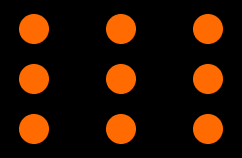
#> input picture ppppp.png, 242 x 158 px
$ jupyter execute --allow-errors 14_05_2024.ipynb
#> lines starting #> are read from the running program, lines starting #| are printed output that depends on the picture; after the words box and inside, x2 and y2 are one past the last pixel; in counts of white or black regions, pixels touching at a corner belong together
#> further down, imagen is the input picture: shape (158, 242, 3); mean B, G, R 0, 17.8, 42.4
[cell 1]
import cv2
import numpy as np
import matplotlib.pyplot as plt

def contar (img):
    img_gris = cv2.cvtColor(img, cv2.COLOR_BGR2GRAY)
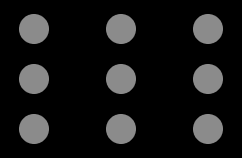
#> img_gris: shape (158, 242); min 0, max 139, mean 23.1

    _,binaria = cv2.threshold(img_gris, 127, 255, cv2.THRESH_BINARY)
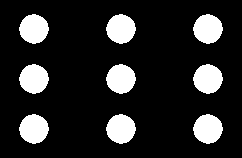
#> binaria: shape (158, 242); 15.8% white; 9 white regions
    borde,_ = cv2.findContours(binaria, cv2.RETR_EXTERNAL, cv2.CHAIN_APPROX_SIMPLE)
#> borde = 9 contours; largest, box (x1, y1, x2, y2) and area: (193, 114, 223, 144) 631, (106, 114, 136, 144) 631, (19, 114, 49, 144) 631, (193, 64, 223, 94) 631, (106, 64, 136, 94) 631
    cont = len(borde)
#> cont = 9
    return cont, binaria

imagen = cv2.imread('ppppp.png')

cont, img_bin = contar(imagen)
#> cont = 9

plt.figure(figsize=(20, 8))
plt.subplot(121)
plt.imshow(cv2.cvtColor(imagen, cv2.COLOR_BGR2RGB))
plt.title(f'Contados:{cont}')
plt.axis('off')

plt.subplot(122)
plt.imshow(cv2.cvtColor(img_bin, cv2.COLOR_BGR2RGB))
plt.title(f'Contados:{cont}')
plt.axis('off')
plt.show()
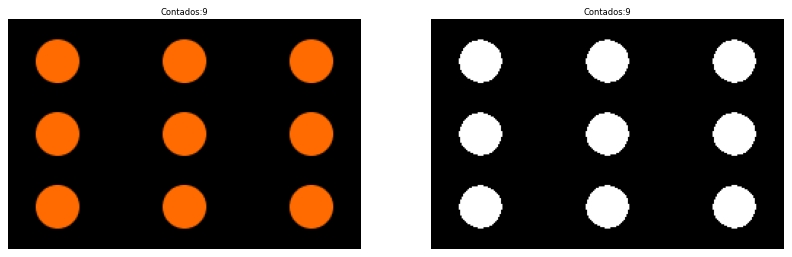
#> figure drawn by matplotlib, 2 panels

[cell 2]
import matplotlib.pyplot as plt
from skimage import io, color, filters, measure
import numpy as np

def contar(img):
    # Si la imagen tiene 4 canales (incluyendo alfa), convertirla a 3 canales (RGB)
    if img.shape[2] == 4:
        img = color.rgba2rgb(img)
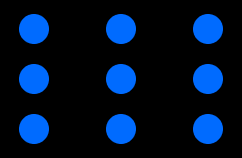
#> img: shape (158, 242, 3) float64; mean of channels 0, 1, 2 0.166, 0.0698, 0; drawn as B, G, R

    # Convertir la imagen a escala de grises
    img_gris = color.rgb2gray(img)

    # Aplicar umbralización binaria
    binaria = img_gris > filters.threshold_otsu(img_gris)
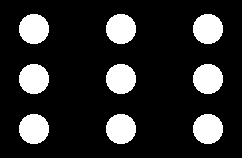
#> binaria: shape (158, 242) bool; 16.9% white; 9 white regions, largest, box (x1, y1, x2, y2) and area: (19, 14, 49, 44) 716, (106, 14, 136, 44) 716, (193, 14, 223, 44) 716

    # Encontrar contornos
    contornos = measure.label(binaria, connectivity=2)
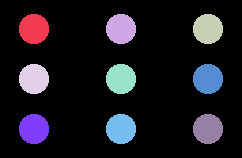
#> contornos: shape (158, 242) int32; 10 distinct labels, from 0 to 9; one colour per label, 0 black
    cont = contornos.max()
#> cont = 9

    return cont, binaria

# Leer la imagen
imagen = io.imread('ppppp.png')

# Contar los objetos y obtener la imagen binarizada
cont, img_bin = contar(imagen)

# Mostrar la imagen original y la imagen binarizada
plt.figure(figsize=(20, 8))
plt.subplot(121)
plt.imshow(imagen)
plt.title(f'Contados: {cont}')
plt.axis('off')

plt.subplot(122)
plt.imshow(img_bin, cmap='gray')
plt.title(f'Contados: {cont}')
plt.axis('off')
plt.show()

[cell 3]
import cv2
import numpy as np
import matplotlib.pyplot as plt
import skimage.measure as ms


def contar (img):
    img_gris = cv2.cvtColor(img, cv2.COLOR_BGR2GRAY)

    _,binaria = cv2.threshold(img_gris, 127, 255, cv2.THRESH_BINARY)
    etiquetar = ms.label(binaria, connectivity=2)
#> etiquetar: shape (158, 242) int64; 10 distinct labels, from 0 to 9
    cont=np.max(etiquetar)
#> cont = 9
    return cont, binaria, etiquetar

imagen = cv2.imread('ppppp.png')

cont, img_bin, etiquetado = contar(imagen)

plt.figure(figsize=(20, 8))
plt.subplot(131)
plt.imshow(cv2.cvtColor(imagen, cv2.COLOR_BGR2RGB))
plt.title(f'Contados:{cont}')
plt.axis('off')

plt.subplot(132)
plt.imshow(cv2.cvtColor(img_bin, cv2.COLOR_BGR2RGB))
plt.title(f'Contados:{cont}')
plt.axis('off')
plt.show()
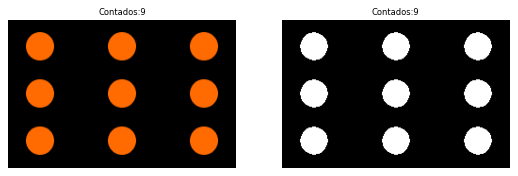
#> figure drawn by matplotlib, 2 panels

plt.subplot(133)
#> (the rest of this cell did not finish here and is left out)
